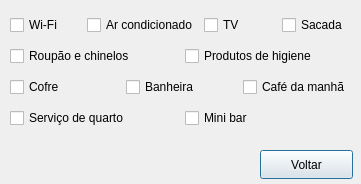
<?xml version="1.0" encoding="UTF-8"?>
<ui version="4.0">
 <class>telaFiltrar</class>
 <widget class="QDialog" name="telaFiltrar">
  <property name="geometry">
   <rect>
    <x>0</x>
    <y>0</y>
    <width>361</width>
    <height>184</height>
   </rect>
  </property>
  <property name="windowTitle">
   <string>Filtrar</string>
  </property>
  <property name="windowIcon">
   <iconset theme="go-home"/>
  </property>
  <widget class="QWidget" name="layoutWidget">
   <property name="geometry">
    <rect>
     <x>10</x>
     <y>10</y>
     <width>343</width>
     <height>127</height>
    </rect>
   </property>
   <layout class="QVBoxLayout" name="verticalLayout">
    <item>
     <layout class="QHBoxLayout" name="horizontalLayout">
      <item>
       <widget class="QCheckBox" name="check_wifi">
        <property name="text">
         <string>Wi-Fi</string>
        </property>
       </widget>
      </item>
      <item>
       <widget class="QCheckBox" name="check_ar">
        <property name="text">
         <string>Ar condicionado</string>
        </property>
       </widget>
      </item>
      <item>
       <widget class="QCheckBox" name="check_tv">
        <property name="text">
         <string>TV</string>
        </property>
       </widget>
      </item>
      <item>
       <widget class="QCheckBox" name="check_sacada">
        <property name="text">
         <string>Sacada</string>
        </property>
       </widget>
      </item>
     </layout>
    </item>
    <item>
     <layout class="QHBoxLayout" name="horizontalLayout_2">
      <item>
       <widget class="QCheckBox" name="check_roupao">
        <property name="text">
         <string>Roupão e chinelos</string>
        </property>
       </widget>
      </item>
      <item>
       <widget class="QCheckBox" name="check_higiene">
        <property name="text">
         <string>Produtos de higiene</string>
        </property>
       </widget>
      </item>
     </layout>
    </item>
    <item>
     <layout class="QHBoxLayout" name="horizontalLayout_3">
      <item>
       <widget class="QCheckBox" name="check_cofre">
        <property name="text">
         <string>Cofre</string>
        </property>
       </widget>
      </item>
      <item>
       <widget class="QCheckBox" name="check_banheira">
        <property name="text">
         <string>Banheira</string>
        </property>
       </widget>
      </item>
      <item>
       <widget class="QCheckBox" name="check_cafe">
        <property name="text">
         <string>Café da manhã</string>
        </property>
       </widget>
      </item>
     </layout>
    </item>
    <item>
     <layout class="QHBoxLayout" name="horizontalLayout_4">
      <item>
       <widget class="QCheckBox" name="check_servico">
        <property name="text">
         <string>Serviço de quarto</string>
        </property>
       </widget>
      </item>
      <item>
       <widget class="QCheckBox" name="check_miniBar">
        <property name="text">
         <string>Mini bar</string>
        </property>
       </widget>
      </item>
     </layout>
    </item>
   </layout>
  </widget>
  <widget class="QPushButton" name="pushButton">
   <property name="geometry">
    <rect>
     <x>260</x>
     <y>150</y>
     <width>93</width>
     <height>29</height>
    </rect>
   </property>
   <property name="text">
    <string>Voltar</string>
   </property>
  </widget>
 </widget>
 <resources/>
 <connections/>
</ui>
